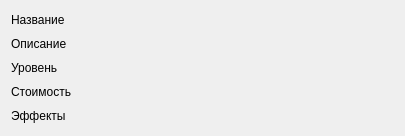
                 <widget class="QWidget" name="scrollAreaWidgetContents_5">
                  <property name="geometry">
                   <rect>
                    <x>0</x>
                    <y>0</y>
                    <width>405</width>
                    <height>136</height>
                   </rect>
                  </property>
                  <layout class="QGridLayout" name="gridLayout_18">
                   <item row="0" column="0">
                    <widget class="QLabel" name="name_selected_potion_on_shop">
                     <property name="text">
                      <string>Название</string>
                     </property>
                     <property name="wordWrap">
                      <bool>true</bool>
                     </property>
                    </widget>
                   </item>
                   <item row="3" column="0">
                    <widget class="QLabel" name="price_selected_potion_on_shop">
                     <property name="text">
                      <string>Стоимость</string>
                     </property>
                     <property name="wordWrap">
                      <bool>true</bool>
                     </property>
                    </widget>
                   </item>
                   <item row="4" column="0">
                    <widget class="QLabel" name="effect_selected_potion_on_shop">
                     <property name="text">
                      <string>Эффекты</string>
                     </property>
                     <property name="wordWrap">
                      <bool>true</bool>
                     </property>
                    </widget>
                   </item>
                   <item row="1" column="0">
                    <widget class="QLabel" name="description_selected_potion_on_shop">
                     <property name="text">
                      <string>Описание</string>
                     </property>
                     <property name="wordWrap">
                      <bool>true</bool>
                     </property>
                    </widget>
                   </item>
                   <item row="2" column="0">
                    <widget class="QLabel" name="level_selected_potion_on_shop">
                     <property name="text">
                      <string>Уровень</string>
                     </property>
                     <property name="wordWrap">
                      <bool>true</bool>
                     </property>
                    </widget>
                   </item>
                  </layout>
                 </widget>
